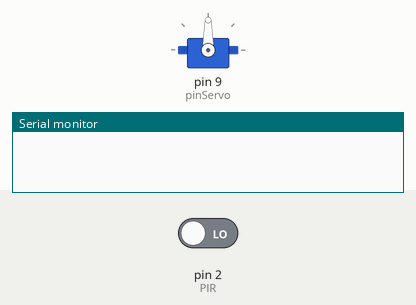
Bench run of a sketch on a simulated Arduino Uno, built with avr-gcc and run on an emulated ATmega328P. Parts: servo, the last lines printed to the serial monitor. Inputs (shaded band) come from the test bench; at power-on: pin 2 (PIR) LOW.

Above: at 2.8 s.
2.9 s: pin 2 (PIR) driven HIGH
At 5.8 s:
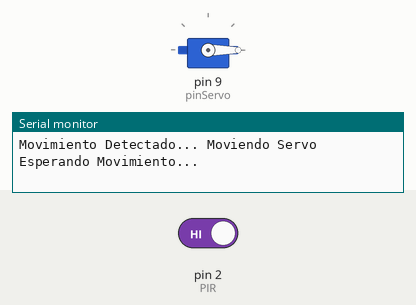
7.0 s: pin 2 (PIR) driven LOW
At 8.5 s:
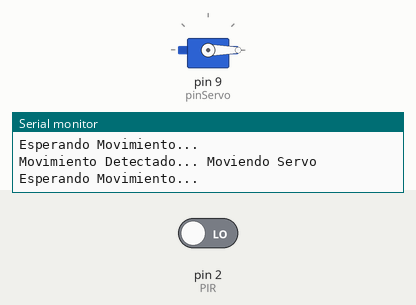
Timing chart, 0 to 10.0 s (numbered marks = the images above; inputs shaded):
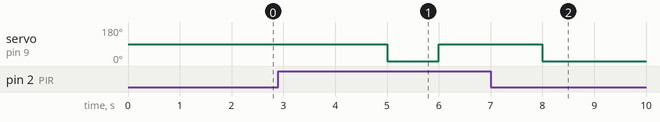

The sketch:

ServomotorPir.ino
```cpp
#include <Servo.h>

const int pinServo = 9;
const int PIR = 2;
Servo servo;
int val = 0;

void setup() {
  Serial.begin(9600);
  servo.attach(pinServo);
  pinMode(PIR, INPUT);
}

void loop() {
  val = digitalRead(PIR);
  if (val == HIGH) {
    servo.write(90);
    Serial.println("Movimiento Detectado... Moviendo Servo");
    delay(2000);
    servo.write(0);
    Serial.println("Esperando Movimiento...");
  }
  delay(1000);
}
```

Measured:
- after the input at 2.9 s, servo on pin 9 (pinServo): 90° → 0° after 2.1 s, → 90° 1.0 s later
- after the input at 7.0 s, servo on pin 9 (pinServo): goes on until 8.0 s, then stays 0°
